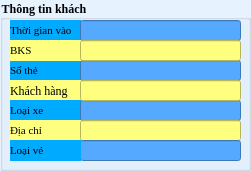
   <widget class="QGroupBox" name="groupBox_5">
    <property name="geometry">
     <rect>
      <x>520</x>
      <y>350</y>
      <width>251</width>
      <height>171</height>
     </rect>
    </property>
    <property name="font">
     <font>
      <family>Times New Roman</family>
      <weight>75</weight>
      <bold>true</bold>
     </font>
    </property>
    <property name="styleSheet">
     <string notr="true">background-color: rgb(231, 242, 255);</string>
    </property>
    <property name="title">
     <string>Thông tin khách</string>
    </property>
    <widget class="QLabel" name="label_57">
     <property name="geometry">
      <rect>
       <x>10</x>
       <y>20</y>
       <width>71</width>
       <height>21</height>
      </rect>
     </property>
     <property name="font">
      <font>
       <family>Times New Roman</family>
       <pointsize>8</pointsize>
       <weight>50</weight>
       <bold>false</bold>
      </font>
     </property>
     <property name="styleSheet">
      <string notr="true">background-color: rgb(0, 170, 255);</string>
     </property>
     <property name="text">
      <string>Thời gian vào</string>
     </property>
    </widget>
    <widget class="QLabel" name="label_58">
     <property name="geometry">
      <rect>
       <x>10</x>
       <y>60</y>
       <width>71</width>
       <height>21</height>
      </rect>
     </property>
     <property name="font">
      <font>
       <family>Times New Roman</family>
       <pointsize>8</pointsize>
       <weight>50</weight>
       <bold>false</bold>
      </font>
     </property>
     <property name="styleSheet">
      <string notr="true">background-color: rgb(0, 170, 255);</string>
     </property>
     <property name="text">
      <string>Số thẻ</string>
     </property>
    </widget>
    <widget class="QLabel" name="label_59">
     <property name="geometry">
      <rect>
       <x>10</x>
       <y>80</y>
       <width>71</width>
       <height>21</height>
      </rect>
     </property>
     <property name="font">
      <font>
       <family>Times New Roman</family>
       <weight>50</weight>
       <bold>false</bold>
      </font>
     </property>
     <property name="styleSheet">
      <string notr="true">background-color: rgb(255, 255, 127);</string>
     </property>
     <property name="text">
      <string>Khách hàng</string>
     </property>
    </widget>
    <widget class="QLabel" name="label_60">
     <property name="geometry">
      <rect>
       <x>10</x>
       <y>100</y>
       <width>71</width>
       <height>21</height>
      </rect>
     </property>
     <property name="font">
      <font>
       <family>Times New Roman</family>
       <pointsize>8</pointsize>
       <weight>50</weight>
       <bold>false</bold>
      </font>
     </property>
     <property name="styleSheet">
      <string notr="true">background-color: rgb(0, 170, 255);</string>
     </property>
     <property name="text">
      <string>Loại xe</string>
     </property>
    </widget>
    <widget class="QLabel" name="label_61">
     <property name="geometry">
      <rect>
       <x>10</x>
       <y>120</y>
       <width>71</width>
       <height>21</height>
      </rect>
     </property>
     <property name="font">
      <font>
       <family>Times New Roman</family>
       <pointsize>8</pointsize>
       <weight>50</weight>
       <bold>false</bold>
      </font>
     </property>
     <property name="styleSheet">
      <string notr="true">background-color: rgb(255, 255, 127);</string>
     </property>
     <property name="text">
      <string>Địa chỉ</string>
     </property>
    </widget>
    <widget class="QLabel" name="label_62">
     <property name="geometry">
      <rect>
       <x>10</x>
       <y>40</y>
       <width>71</width>
       <height>21</height>
      </rect>
     </property>
     <property name="font">
      <font>
       <family>Times New Roman</family>
       <pointsize>8</pointsize>
       <weight>50</weight>
       <bold>false</bold>
      </font>
     </property>
     <property name="styleSheet">
      <string notr="true">background-color: rgb(255, 255, 127);</string>
     </property>
     <property name="text">
      <string>BKS</string>
     </property>
    </widget>
    <widget class="QLineEdit" name="xera_text_time_in">
     <property name="geometry">
      <rect>
       <x>80</x>
       <y>20</y>
       <width>161</width>
       <height>21</height>
      </rect>
     </property>
     <property name="font">
      <font>
       <family>Times New Roman</family>
      </font>
     </property>
     <property name="styleSheet">
      <string notr="true">color: rgb(0, 0, 0);
background-color: rgb(85, 170, 255);</string>
     </property>
    </widget>
    <widget class="QLineEdit" name="xera_text_sothe">
     <property name="geometry">
      <rect>
       <x>80</x>
       <y>60</y>
       <width>161</width>
       <height>21</height>
      </rect>
     </property>
     <property name="font">
      <font>
       <family>Times New Roman</family>
      </font>
     </property>
     <property name="styleSheet">
      <string notr="true">color: rgb(0, 0, 0);
background-color: rgb(85, 170, 255);</string>
     </property>
    </widget>
    <widget class="QLineEdit" name="xera_text_loaixe">
     <property name="geometry">
      <rect>
       <x>80</x>
       <y>100</y>
       <width>161</width>
       <height>21</height>
      </rect>
     </property>
     <property name="font">
      <font>
       <family>Times New Roman</family>
      </font>
     </property>
     <property name="styleSheet">
      <string notr="true">color: rgb(0, 0, 0);
background-color: rgb(85, 170, 255);</string>
     </property>
    </widget>
    <widget class="QLineEdit" name="xera_text_tenkh">
     <property name="geometry">
      <rect>
       <x>80</x>
       <y>80</y>
       <width>161</width>
       <height>21</height>
      </rect>
     </property>
     <property name="font">
      <font>
       <family>Times New Roman</family>
      </font>
     </property>
     <property name="styleSheet">
      <string notr="true">color: rgb(0, 0, 0);
background-color: rgb(255, 255, 127);</string>
     </property>
    </widget>
    <widget class="QLineEdit" name="xera_text_bks">
     <property name="geometry">
      <rect>
       <x>80</x>
       <y>40</y>
       <width>161</width>
       <height>21</height>
      </rect>
     </property>
     <property name="font">
      <font>
       <family>Times New Roman</family>
      </font>
     </property>
     <property name="styleSheet">
      <string notr="true">color: rgb(0, 0, 0);
background-color: rgb(255, 255, 127);</string>
     </property>
    </widget>
    <widget class="QLineEdit" name="xera_text_diachi">
     <property name="geometry">
      <rect>
       <x>80</x>
       <y>120</y>
       <width>161</width>
       <height>21</height>
      </rect>
     </property>
     <property name="font">
      <font>
       <family>Times New Roman</family>
      </font>
     </property>
     <property name="styleSheet">
      <string notr="true">color: rgb(0, 0, 0);
background-color: rgb(255, 255, 127);</string>
     </property>
    </widget>
    <widget class="QLineEdit" name="xera_text_loaive">
     <property name="geometry">
      <rect>
       <x>80</x>
       <y>140</y>
       <width>161</width>
       <height>21</height>
      </rect>
     </property>
     <property name="font">
      <font>
       <family>Times New Roman</family>
      </font>
     </property>
     <property name="styleSheet">
      <string notr="true">color: rgb(0, 0, 0);
background-color: rgb(85, 170, 255);</string>
     </property>
    </widget>
    <widget class="QLabel" name="label_73">
     <property name="geometry">
      <rect>
       <x>10</x>
       <y>140</y>
       <width>71</width>
       <height>21</height>
      </rect>
     </property>
     <property name="font">
      <font>
       <family>Times New Roman</family>
       <pointsize>8</pointsize>
       <weight>50</weight>
       <bold>false</bold>
      </font>
     </property>
     <property name="styleSheet">
      <string notr="true">background-color: rgb(0, 170, 255);</string>
     </property>
     <property name="text">
      <string>Loại vé</string>
     </property>
    </widget>
   </widget>
